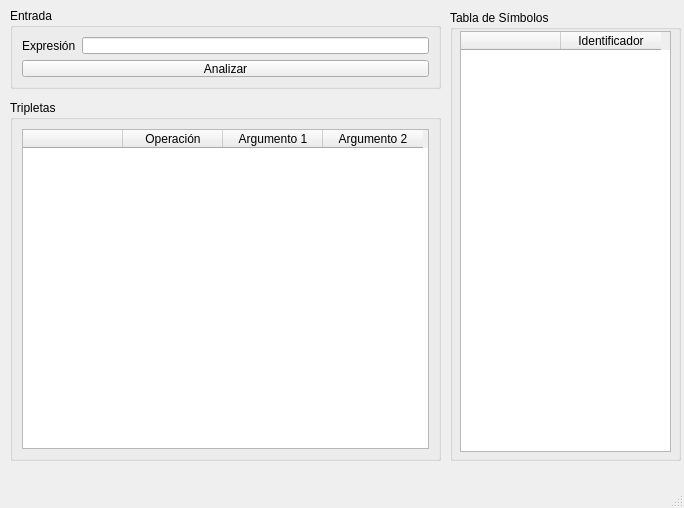
<?xml version="1.0" encoding="UTF-8"?>
<ui version="4.0">
 <class>MainWindow</class>
 <widget class="QMainWindow" name="MainWindow">
  <property name="geometry">
   <rect>
    <x>0</x>
    <y>0</y>
    <width>684</width>
    <height>508</height>
   </rect>
  </property>
  <property name="windowTitle">
   <string>Analizador Sintáctico</string>
  </property>
  <widget class="QWidget" name="centralwidget">
   <widget class="QGroupBox" name="groupBox">
    <property name="geometry">
     <rect>
      <x>10</x>
      <y>8</y>
      <width>431</width>
      <height>81</height>
     </rect>
    </property>
    <property name="title">
     <string>Entrada</string>
    </property>
    <layout class="QFormLayout" name="formLayout">
     <item row="0" column="0">
      <widget class="QLabel" name="label">
       <property name="text">
        <string>Expresión</string>
       </property>
      </widget>
     </item>
     <item row="0" column="1">
      <widget class="QLineEdit" name="lineEdit_expresion"/>
     </item>
     <item row="1" column="0" colspan="2">
      <widget class="QPushButton" name="pushButton_analizar">
       <property name="text">
        <string>Analizar</string>
       </property>
      </widget>
     </item>
    </layout>
   </widget>
   <widget class="QGroupBox" name="groupBox_2">
    <property name="geometry">
     <rect>
      <x>10</x>
      <y>100</y>
      <width>431</width>
      <height>361</height>
     </rect>
    </property>
    <property name="title">
     <string>Tripletas</string>
    </property>
    <layout class="QGridLayout" name="gridLayout">
     <item row="0" column="0">
      <widget class="QTableWidget" name="tableWidget_representacionIntermedia">
       <attribute name="horizontalHeaderVisible">
        <bool>true</bool>
       </attribute>
       <attribute name="horizontalHeaderCascadingSectionResizes">
        <bool>false</bool>
       </attribute>
       <attribute name="horizontalHeaderHighlightSections">
        <bool>true</bool>
       </attribute>
       <attribute name="horizontalHeaderShowSortIndicator" stdset="0">
        <bool>false</bool>
       </attribute>
       <attribute name="verticalHeaderVisible">
        <bool>false</bool>
       </attribute>
       <column>
        <property name="text">
         <string/>
        </property>
       </column>
       <column>
        <property name="text">
         <string>Operación</string>
        </property>
       </column>
       <column>
        <property name="text">
         <string>Argumento 1</string>
        </property>
       </column>
       <column>
        <property name="text">
         <string>Argumento 2</string>
        </property>
       </column>
      </widget>
     </item>
    </layout>
   </widget>
   <widget class="QGroupBox" name="groupBox_3">
    <property name="geometry">
     <rect>
      <x>450</x>
      <y>10</y>
      <width>231</width>
      <height>451</height>
     </rect>
    </property>
    <property name="title">
     <string>Tabla de Símbolos</string>
    </property>
    <widget class="QTableWidget" name="tableWidget_simbolos">
     <property name="geometry">
      <rect>
       <x>10</x>
       <y>21</y>
       <width>211</width>
       <height>421</height>
      </rect>
     </property>
     <attribute name="verticalHeaderVisible">
      <bool>false</bool>
     </attribute>
     <column>
      <property name="text">
       <string/>
      </property>
     </column>
     <column>
      <property name="text">
       <string>Identificador</string>
      </property>
     </column>
    </widget>
   </widget>
  </widget>
  <widget class="QMenuBar" name="menubar">
   <property name="geometry">
    <rect>
     <x>0</x>
     <y>0</y>
     <width>684</width>
     <height>21</height>
    </rect>
   </property>
  </widget>
  <widget class="QStatusBar" name="statusbar"/>
 </widget>
 <resources/>
 <connections/>
</ui>
